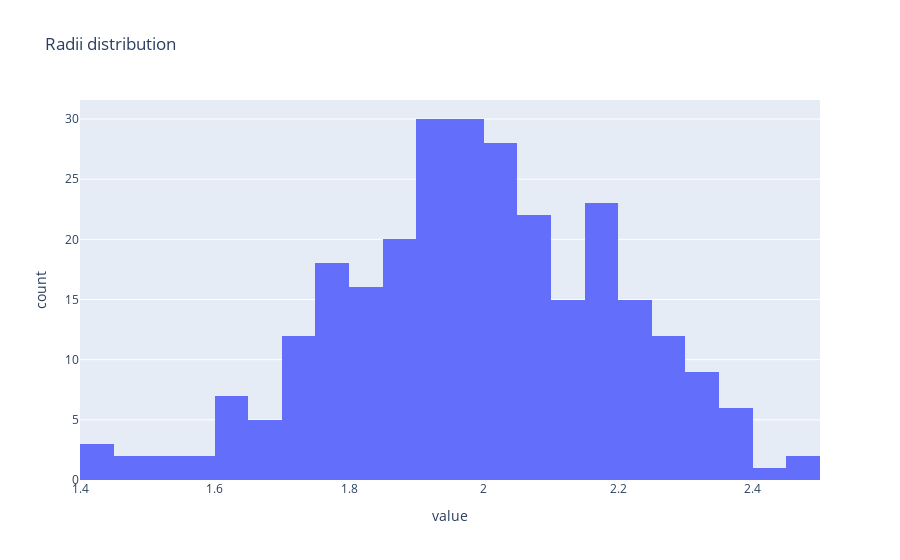

This figure's notebook cell:
### Markdown cell above
Choosing the size of the problem.

### Code cell
# Parameters to decide on
domain_radius = 40  # Domain radius
fibre_radius_mean = 2  # Mean fibre radius
fibre_volume_fraction = 70  # Desired fibre volume fraction
number_slices = 20 # Number of slices to generate

# Parameters calculated from the above
fibre_radius_sigma = 0.1 * fibre_radius_mean  # Standard deviation of fibre radius - TODO repair the function 
radii = fp.initialize_radii(domain_radius, fibre_volume_fraction, fibre_radius_mean, fibre_radius_sigma)
N = len(radii)  # Number of fibres

# TODO remove legend from histogram
fp.show_radii_distribution(radii)

### Figure 1 — Plotly figure (JSON) as saved in the notebook; plotly's stock layout.template omitted (floating-point values rounded to 4 significant figures; data arrays with more than 128 entries replaced by an {"elided": "..."} marker saying what was removed)
{"data": [{"bingroup": "x", "hovertemplate": "variable=0<br>value=%{x}<br>count=%{y}<extra></extra>", "legendgroup": "0", "marker": {"color": "#636efa", "pattern": {"shape": ""}}, "name": "0", "nbinsx": 50, "orientation": "v", "showlegend": true, "type": "histogram", "x": {"elided": "280 float values"}, "xaxis": "x", "yaxis": "y"}], "layout": {"barmode": "relative", "legend": {"title": {"text": "variable"}, "tracegroupgap": 0}, "showlegend": false, "title": {"text": "Radii distribution"}, "xaxis": {"anchor": "y", "domain": [0, 1], "title": {"text": "value"}}, "yaxis": {"anchor": "x", "domain": [0, 1], "title": {"text": "count"}}}}
